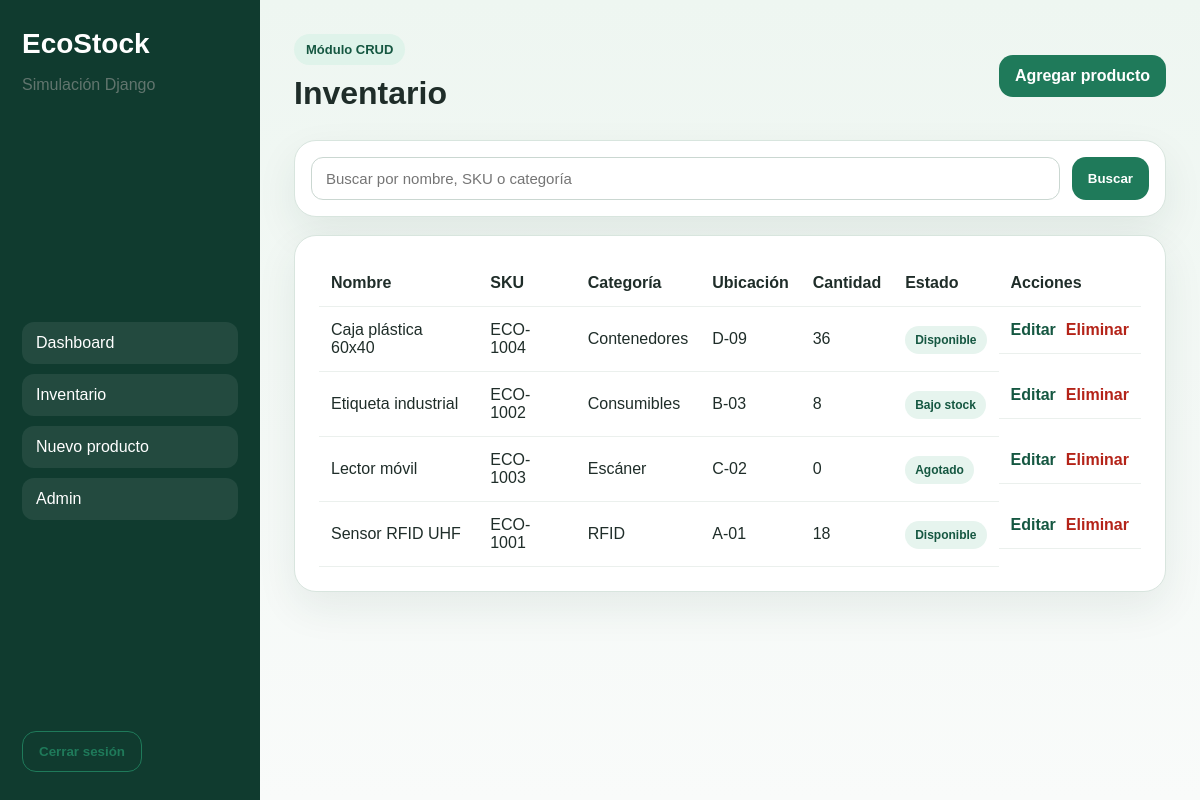
The page /productos/ (signed in) on the database its author committed.
### inventory/models.py (models this page shows, shortened)
class Product(models.Model):
    STATUS_CHOICES = [
        ("Disponible", "Disponible"),
        ("Bajo stock", "Bajo stock"),
        ("Agotado", "Agotado"),
    ]
    name = models.CharField("Nombre", max_length=120)
    sku = models.CharField("SKU", max_length=30, unique=True)
    category = models.CharField("Categoría", max_length=60)
    location = models.CharField("Ubicación", max_length=80)
    quantity = models.PositiveIntegerField("Cantidad", default=0)
    unit_price = models.DecimalField("Precio unitario", max_digits=10, decimal_places=2, default=0)
    status = models.CharField("Estado", max_length=20, choices=STATUS_CHOICES, default="Disponible")
    description = models.TextField("Descripción", blank=True)
    created_at = models.DateTimeField("Creado", auto_now_add=True)
    updated_at = models.DateTimeField("Actualizado", auto_now=True)
    class Meta:
        ordering = ["name"]
        verbose_name = "Producto"
        verbose_name_plural = "Productos"

### inventory/views.py (the view)
# urls.py: path("productos/", product_list, name="product_list"),
@login_required
def product_list(request):
    query = request.GET.get("q", "").strip()
    products = Product.objects.all()
    if query:
        products = products.filter(name__icontains=query) | products.filter(sku__icontains=query) | products.filter(category__icontains=query)
    return render(request, "inventory/product_list.html", {"products": products, "query": query})

### templates/inventory/product_list.html (shortened to what this page needs)
{% extends 'base.html' %}
{% block content %}
<section class="page-header row-between">
  <div>
    <span class="badge">Módulo CRUD</span>
    <h2>Inventario</h2>
  </div>
  <a class="btn" href="/productos/nuevo/">Agregar producto</a>
</section>
<form method="get" class="search-bar card compact-card">
  <input type="text" name="q" value="{{ query }}" placeholder="Buscar por nombre, SKU o categoría">
  <button class="btn" type="submit">Buscar</button>
</form>
<div class="card table-wrap">
  <table>
    <thead>
      <tr>
        <th>Nombre</th>
        <th>SKU</th>
        <th>Categoría</th>
        <th>Ubicación</th>
        <th>Cantidad</th>
        <th>Estado</th>
        <th>Acciones</th>
      </tr>
    </thead>
    <tbody>
      {% for item in products %}
      <tr>
        <td>{{ item.name }}</td>
        <td>{{ item.sku }}</td>
        <td>{{ item.category }}</td>
        <td>{{ item.location }}</td>
        <td>{{ item.quantity }}</td>
        <td><span class="pill">{{ item.status }}</span></td>
        <td class="actions-cell">
          <a class="text-link" href="/productos/{{ item.id }}/editar/">Editar</a>
          <a class="text-link danger" href="/productos/{{ item.id }}/eliminar/">Eliminar</a>
        </td>
      </tr>
      {% empty %}
      <tr><td colspan="7">No hay productos registrados.</td></tr>
      {% endfor %}
    </tbody>
  </table>
</div>
{% endblock %}

### static/css/styles.css (style rules this page uses)
:root { --bg: #f4f8f6; --card: #ffffff; --line: #d8e5de; --text: #1f2d29; --muted: #61756e; --primary: #1f7a5a; --primary-dark: #155741; --danger: #b42318; --shadow: 0 16px 40px rgba(26, 60, 46, 0.08); }
* { box-sizing: border-box; }
body { margin: 0; font-family: Arial, Helvetica, sans-serif; background: linear-gradient(180deg, #eef6f1 0%, #f9fbfa 100%); color: var(--text); }
a { text-decoration: none; }
.card { background: var(--card); border: 1px solid var(--line); border-radius: 22px; box-shadow: var(--shadow); padding: 24px; }
.compact-card { padding: 16px; }
.badge { display: inline-block; background: #dff3ea; color: var(--primary-dark); padding: 8px 12px; border-radius: 999px; font-size: 13px; font-weight: 700; }
.btn { border: none; border-radius: 14px; background: var(--primary); color: white; padding: 12px 16px; font-weight: 700; cursor: pointer; display: inline-block; }
.text-link { color: var(--primary-dark); font-weight: 700; }
.danger { color: var(--danger); }
input, select, textarea { width: 100%; padding: 12px 14px; border-radius: 12px; border: 1px solid #cad7d1; font-size: 15px; }
.page-header { margin-bottom: 22px; }
.page-header h2 { margin: 10px 0 6px; font-size: 32px; }
.table-wrap { overflow-x: auto; }
table { width: 100%; border-collapse: collapse; }
th, td { text-align: left; padding: 14px 12px; border-bottom: 1px solid #ebf0ed; }
.pill { background: #e6f4ee; color: var(--primary-dark); padding: 7px 10px; border-radius: 999px; font-size: 12px; font-weight: 700; }
.row-between { display: flex; justify-content: space-between; align-items: center; gap: 16px; }
.search-bar { display: flex; gap: 12px; margin-bottom: 18px; }
.search-bar input { flex: 1; }
.actions-cell { display: flex; gap: 10px; }

### rows shown on the page
Product: name "Caja plástica 60x40", sku "ECO-1004", category "Contenedores", location "D-09", quantity "36", status "Disponible"
Product: name "Etiqueta industrial", sku "ECO-1002", category "Consumibles", location "B-03", quantity "8", status "Bajo stock"
Product: name "Lector móvil", sku "ECO-1003", category "Escáner", location "C-02", quantity "0", status "Agotado"
Product: name "Sensor RFID UHF", sku "ECO-1001", category "RFID", location "A-01", quantity "18", status "Disponible"
